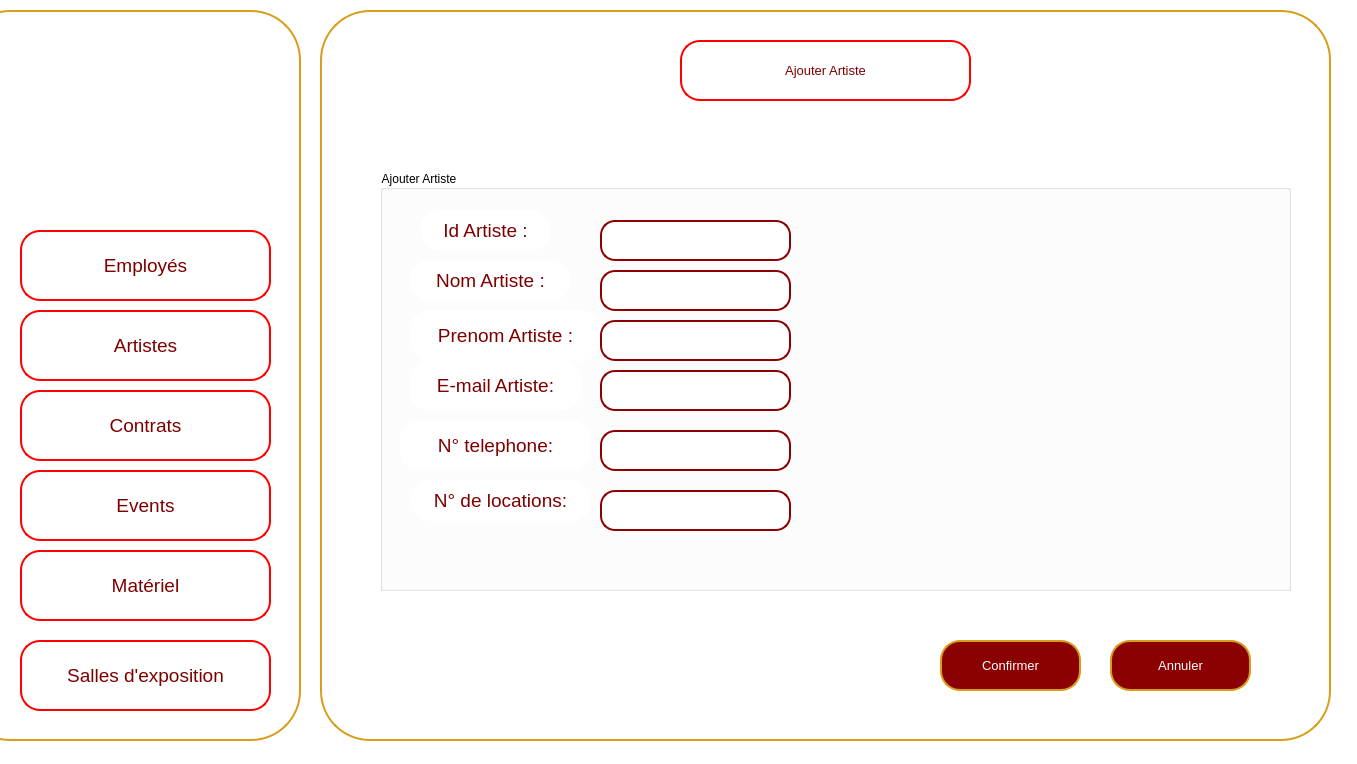
<?xml version="1.0" encoding="UTF-8"?>
<ui version="4.0">
 <class>AjouterArtistes</class>
 <widget class="QMainWindow" name="AjouterArtistes">
  <property name="geometry">
   <rect>
    <x>0</x>
    <y>0</y>
    <width>1357</width>
    <height>764</height>
   </rect>
  </property>
  <property name="windowTitle">
   <string>DarZmen</string>
  </property>
  <property name="windowIcon">
   <iconset resource="src.qrc">
    <normaloff>:/src/logo (2).png</normaloff>:/src/logo (2).png</iconset>
  </property>
  <property name="styleSheet">
   <string notr="true">background-color: rgb(255, 255, 255);</string>
  </property>
  <widget class="QWidget" name="centralwidget">
   <widget class="QWidget" name="widget_2" native="true">
    <property name="geometry">
     <rect>
      <x>320</x>
      <y>10</y>
      <width>1011</width>
      <height>731</height>
     </rect>
    </property>
    <property name="font">
     <font>
      <pointsize>10</pointsize>
     </font>
    </property>
    <property name="styleSheet">
     <string notr="true">background-color: rgb(255, 255, 255);</string>
    </property>
    <widget class="QPushButton" name="pushButton_34">
     <property name="geometry">
      <rect>
       <x>0</x>
       <y>0</y>
       <width>1011</width>
       <height>731</height>
      </rect>
     </property>
     <property name="styleSheet">
      <string notr="true">/*QPushButton {
    background-color: white;
    color: darkred;
    border: 2px solid darkred;
    border-radius: 50px; 
    padding: 10px; 
}*/
QPushButton {
    background-color: white;
    color: darkred;
    border: 2px solid rgb(215, 157, 27);
    border-radius: 50px;
    padding: 10px; 
}</string>
     </property>
     <property name="text">
      <string/>
     </property>
    </widget>
    <widget class="QPushButton" name="pushButton_23">
     <property name="geometry">
      <rect>
       <x>620</x>
       <y>630</y>
       <width>141</width>
       <height>51</height>
      </rect>
     </property>
     <property name="font">
      <font>
       <pointsize>10</pointsize>
      </font>
     </property>
     <property name="styleSheet">
      <string notr="true">QPushButton {
    background-color: darkred;
    color: white;
    border: 2px solid rgb(215, 157, 27);
    border-radius: 20px; 
    padding: 10px; 
}

QPushButton:hover {
    background-color: rgb(215, 157, 27); 
}

QLineEdit {
    border: 2px solid darkred;
    border-radius: 15px; 
    padding: 5px; 
    color: white;
}

QLineEdit:focus {
    border: 2px solid darkred;
    border-radius: 15px; 
    padding: 5px; 
    color: white;
}
</string>
     </property>
     <property name="text">
      <string>Confirmer</string>
     </property>
    </widget>
    <widget class="QPushButton" name="pushButton_24">
     <property name="geometry">
      <rect>
       <x>790</x>
       <y>630</y>
       <width>141</width>
       <height>51</height>
      </rect>
     </property>
     <property name="font">
      <font>
       <pointsize>10</pointsize>
      </font>
     </property>
     <property name="styleSheet">
      <string notr="true">QPushButton {
    background-color: darkred;
    color: white;
    border: 2px solid rgb(215, 157, 27);
    border-radius: 20px; 
    padding: 10px; 
}

QPushButton:hover {
    background-color: rgb(215, 157, 27); 
}

QLineEdit {
    border: 2px solid darkred;
    border-radius: 15px; 
    padding: 5px; 
    color: white;
}

QLineEdit:focus {
    border: 2px solid darkred;
    border-radius: 15px; 
    padding: 5px; 
    color: white;
}
</string>
     </property>
     <property name="text">
      <string>Annuler</string>
     </property>
    </widget>
    <widget class="QPushButton" name="pushButton_10">
     <property name="geometry">
      <rect>
       <x>360</x>
       <y>30</y>
       <width>291</width>
       <height>61</height>
      </rect>
     </property>
     <property name="font">
      <font>
       <family>MS Shell Dlg 2</family>
       <pointsize>10</pointsize>
       <weight>50</weight>
       <italic>false</italic>
       <bold>false</bold>
      </font>
     </property>
     <property name="styleSheet">
      <string notr="true">QPushButton {
    background-color: white;
    color: rgb(125, 0, 0);
    border: 2px solid rgb(255, 0, 0); 
    border-radius: 20px; 
    padding: 10px; 
    transition: background-color 0.3s, color 0.3s; 
}
QPushButton:hover {
    background-color: rgb(215, 157, 27);
    color: white;
    border: 4px solid rgb(215, 157, 27); 
    outline: none; 
}</string>
     </property>
     <property name="text">
      <string>Ajouter Artiste</string>
     </property>
     <property name="icon">
      <iconset resource="src.qrc">
       <normaloff>:/src/ajoutfinale.png</normaloff>:/src/ajoutfinale.png</iconset>
     </property>
     <property name="iconSize">
      <size>
       <width>100</width>
       <height>50</height>
      </size>
     </property>
    </widget>
    <widget class="QGroupBox" name="groupBox">
     <property name="geometry">
      <rect>
       <x>60</x>
       <y>160</y>
       <width>911</width>
       <height>421</height>
      </rect>
     </property>
     <property name="title">
      <string>Ajouter Artiste</string>
     </property>
     <widget class="QPushButton" name="pushButton_19">
      <property name="geometry">
       <rect>
        <x>30</x>
        <y>190</y>
        <width>171</width>
        <height>51</height>
       </rect>
      </property>
      <property name="font">
       <font>
        <family>MS Shell Dlg 2</family>
        <pointsize>14</pointsize>
        <weight>50</weight>
        <italic>false</italic>
        <bold>false</bold>
       </font>
      </property>
      <property name="styleSheet">
       <string notr="true">QPushButton {
    color: rgb(125, 0, 0); 
    border-radius: 20px; 
    padding: 10px; 
    transition: background-color 0.3s, color 0.3s; 
}
</string>
      </property>
      <property name="text">
       <string>E-mail Artiste:</string>
      </property>
      <property name="icon">
       <iconset>
        <normaloff>../artistes/780575.png</normaloff>../artistes/780575.png</iconset>
      </property>
      <property name="iconSize">
       <size>
        <width>100</width>
        <height>50</height>
       </size>
      </property>
     </widget>
     <widget class="QPushButton" name="pushButton_17">
      <property name="geometry">
       <rect>
        <x>40</x>
        <y>40</y>
        <width>131</width>
        <height>41</height>
       </rect>
      </property>
      <property name="font">
       <font>
        <family>MS Shell Dlg 2</family>
        <pointsize>14</pointsize>
        <weight>50</weight>
        <italic>false</italic>
        <bold>false</bold>
       </font>
      </property>
      <property name="styleSheet">
       <string notr="true">QPushButton {
    color: rgb(125, 0, 0); 
    border-radius: 20px; 
    padding: 10px; 
    transition: background-color 0.3s, color 0.3s; 
}
</string>
      </property>
      <property name="text">
       <string>Id Artiste :</string>
      </property>
      <property name="icon">
       <iconset>
        <normaloff>../artistes/780575.png</normaloff>../artistes/780575.png</iconset>
      </property>
      <property name="iconSize">
       <size>
        <width>100</width>
        <height>50</height>
       </size>
      </property>
     </widget>
     <widget class="QPushButton" name="pushButton_18">
      <property name="geometry">
       <rect>
        <x>30</x>
        <y>90</y>
        <width>161</width>
        <height>41</height>
       </rect>
      </property>
      <property name="font">
       <font>
        <family>MS Shell Dlg 2</family>
        <pointsize>14</pointsize>
        <weight>50</weight>
        <italic>false</italic>
        <bold>false</bold>
       </font>
      </property>
      <property name="styleSheet">
       <string notr="true">QPushButton {
    color: rgb(125, 0, 0); 
    border-radius: 20px; 
    padding: 10px; 
    transition: background-color 0.3s, color 0.3s; 
}
</string>
      </property>
      <property name="text">
       <string>Nom Artiste :</string>
      </property>
      <property name="icon">
       <iconset>
        <normaloff>../artistes/780575.png</normaloff>../artistes/780575.png</iconset>
      </property>
      <property name="iconSize">
       <size>
        <width>100</width>
        <height>50</height>
       </size>
      </property>
     </widget>
     <widget class="QPushButton" name="pushButton_22">
      <property name="geometry">
       <rect>
        <x>30</x>
        <y>310</y>
        <width>181</width>
        <height>41</height>
       </rect>
      </property>
      <property name="font">
       <font>
        <family>MS Shell Dlg 2</family>
        <pointsize>14</pointsize>
        <weight>50</weight>
        <italic>false</italic>
        <bold>false</bold>
       </font>
      </property>
      <property name="styleSheet">
       <string notr="true">QPushButton {
    color: rgb(125, 0, 0); 
    border-radius: 20px; 
    padding: 10px; 
    transition: background-color 0.3s, color 0.3s; 
}
</string>
      </property>
      <property name="text">
       <string>N° de locations:</string>
      </property>
      <property name="icon">
       <iconset>
        <normaloff>../artistes/780575.png</normaloff>../artistes/780575.png</iconset>
      </property>
      <property name="iconSize">
       <size>
        <width>100</width>
        <height>50</height>
       </size>
      </property>
     </widget>
     <widget class="QPushButton" name="pushButton_20">
      <property name="geometry">
       <rect>
        <x>30</x>
        <y>140</y>
        <width>191</width>
        <height>51</height>
       </rect>
      </property>
      <property name="font">
       <font>
        <family>MS Shell Dlg 2</family>
        <pointsize>14</pointsize>
        <weight>50</weight>
        <italic>false</italic>
        <bold>false</bold>
       </font>
      </property>
      <property name="styleSheet">
       <string notr="true">QPushButton {
    color: rgb(125, 0, 0); 
    border-radius: 20px; 
    padding: 10px; 
    transition: background-color 0.3s, color 0.3s; 
}
</string>
      </property>
      <property name="text">
       <string>Prenom Artiste :</string>
      </property>
      <property name="icon">
       <iconset>
        <normaloff>../artistes/780575.png</normaloff>../artistes/780575.png</iconset>
      </property>
      <property name="iconSize">
       <size>
        <width>100</width>
        <height>50</height>
       </size>
      </property>
     </widget>
     <widget class="QPushButton" name="pushButton_21">
      <property name="geometry">
       <rect>
        <x>20</x>
        <y>250</y>
        <width>191</width>
        <height>51</height>
       </rect>
      </property>
      <property name="font">
       <font>
        <family>MS Shell Dlg 2</family>
        <pointsize>14</pointsize>
        <weight>50</weight>
        <italic>false</italic>
        <bold>false</bold>
       </font>
      </property>
      <property name="styleSheet">
       <string notr="true">QPushButton {
    color: rgb(125, 0, 0); 
    border-radius: 20px; 
    padding: 10px; 
    transition: background-color 0.3s, color 0.3s; 
}
</string>
      </property>
      <property name="text">
       <string>N° telephone:</string>
      </property>
      <property name="icon">
       <iconset>
        <normaloff>../artistes/780575.png</normaloff>../artistes/780575.png</iconset>
      </property>
      <property name="iconSize">
       <size>
        <width>100</width>
        <height>50</height>
       </size>
      </property>
     </widget>
     <widget class="QLineEdit" name="lineEdit_10">
      <property name="geometry">
       <rect>
        <x>220</x>
        <y>50</y>
        <width>191</width>
        <height>41</height>
       </rect>
      </property>
      <property name="styleSheet">
       <string notr="true">QLineEdit {
    border: 2px solid darkred;
    border-radius: 15px; /* Make it larger for a circular shape */
    padding: 5px; /* Adjust as needed */
    color: grey;
}

QLineEdit:focus {
    border: 2px solid darkred;
    border-radius: 15px; /* Make it larger for a circular shape */
    padding: 5px; /* Adjust as needed */
    color: grey;
}</string>
      </property>
      <property name="text">
       <string/>
      </property>
     </widget>
     <widget class="QLineEdit" name="lineEdit_11">
      <property name="geometry">
       <rect>
        <x>220</x>
        <y>100</y>
        <width>191</width>
        <height>41</height>
       </rect>
      </property>
      <property name="styleSheet">
       <string notr="true">QLineEdit {
    border: 2px solid darkred;
    border-radius: 15px; /* Make it larger for a circular shape */
    padding: 5px; /* Adjust as needed */
    color: grey;
}

QLineEdit:focus {
    border: 2px solid darkred;
    border-radius: 15px; /* Make it larger for a circular shape */
    padding: 5px; /* Adjust as needed */
    color: grey;
}</string>
      </property>
      <property name="text">
       <string/>
      </property>
     </widget>
     <widget class="QLineEdit" name="lineEdit_12">
      <property name="geometry">
       <rect>
        <x>220</x>
        <y>150</y>
        <width>191</width>
        <height>41</height>
       </rect>
      </property>
      <property name="styleSheet">
       <string notr="true">QLineEdit {
    border: 2px solid darkred;
    border-radius: 15px; /* Make it larger for a circular shape */
    padding: 5px; /* Adjust as needed */
    color: grey;
}

QLineEdit:focus {
    border: 2px solid darkred;
    border-radius: 15px; /* Make it larger for a circular shape */
    padding: 5px; /* Adjust as needed */
    color: grey;
}</string>
      </property>
      <property name="text">
       <string/>
      </property>
     </widget>
     <widget class="QLineEdit" name="lineEdit_13">
      <property name="geometry">
       <rect>
        <x>220</x>
        <y>200</y>
        <width>191</width>
        <height>41</height>
       </rect>
      </property>
      <property name="styleSheet">
       <string notr="true">QLineEdit {
    border: 2px solid darkred;
    border-radius: 15px; /* Make it larger for a circular shape */
    padding: 5px; /* Adjust as needed */
    color: grey;
}

QLineEdit:focus {
    border: 2px solid darkred;
    border-radius: 15px; /* Make it larger for a circular shape */
    padding: 5px; /* Adjust as needed */
    color: grey;
}</string>
      </property>
      <property name="text">
       <string/>
      </property>
     </widget>
     <widget class="QLineEdit" name="lineEdit_14">
      <property name="geometry">
       <rect>
        <x>220</x>
        <y>260</y>
        <width>191</width>
        <height>41</height>
       </rect>
      </property>
      <property name="styleSheet">
       <string notr="true">QLineEdit {
    border: 2px solid darkred;
    border-radius: 15px; /* Make it larger for a circular shape */
    padding: 5px; /* Adjust as needed */
    color: grey;
}

QLineEdit:focus {
    border: 2px solid darkred;
    border-radius: 15px; /* Make it larger for a circular shape */
    padding: 5px; /* Adjust as needed */
    color: grey;
}</string>
      </property>
      <property name="text">
       <string/>
      </property>
     </widget>
     <widget class="QLineEdit" name="lineEdit_15">
      <property name="geometry">
       <rect>
        <x>220</x>
        <y>320</y>
        <width>191</width>
        <height>41</height>
       </rect>
      </property>
      <property name="styleSheet">
       <string notr="true">QLineEdit {
    border: 2px solid darkred;
    border-radius: 15px; /* Make it larger for a circular shape */
    padding: 5px; /* Adjust as needed */
    color: grey;
}

QLineEdit:focus {
    border: 2px solid darkred;
    border-radius: 15px; /* Make it larger for a circular shape */
    padding: 5px; /* Adjust as needed */
    color: grey;
}</string>
      </property>
      <property name="text">
       <string/>
      </property>
     </widget>
    </widget>
   </widget>
   <widget class="QWidget" name="Menu_widget" native="true">
    <property name="geometry">
     <rect>
      <x>0</x>
      <y>10</y>
      <width>301</width>
      <height>731</height>
     </rect>
    </property>
    <property name="cursor">
     <cursorShape>ArrowCursor</cursorShape>
    </property>
    <property name="styleSheet">
     <string notr="true">background-color: rgb(255, 255, 255);</string>
    </property>
    <widget class="QPushButton" name="border1">
     <property name="geometry">
      <rect>
       <x>-40</x>
       <y>0</y>
       <width>341</width>
       <height>731</height>
      </rect>
     </property>
     <property name="styleSheet">
      <string notr="true">/*QPushButton {
    background-color: white;
    color: darkred;
    border: 2px solid darkred;
    border-radius: 50px; 
    padding: 10px; 
}*/
QPushButton {
    background-color: white;
    color: darkred;
    border: 2px solid rgb(215, 157, 27);
    border-radius: 50px;
    padding: 10px; 
}
</string>
     </property>
     <property name="text">
      <string/>
     </property>
    </widget>
    <widget class="QLabel" name="logo">
     <property name="geometry">
      <rect>
       <x>40</x>
       <y>20</y>
       <width>221</width>
       <height>181</height>
      </rect>
     </property>
     <property name="text">
      <string/>
     </property>
     <property name="pixmap">
      <pixmap resource="src.qrc">:/src/logo (2).png</pixmap>
     </property>
    </widget>
    <widget class="QPushButton" name="matariel">
     <property name="geometry">
      <rect>
       <x>20</x>
       <y>540</y>
       <width>251</width>
       <height>71</height>
      </rect>
     </property>
     <property name="font">
      <font>
       <family>MS Shell Dlg 2</family>
       <pointsize>14</pointsize>
       <weight>50</weight>
       <italic>false</italic>
       <bold>false</bold>
      </font>
     </property>
     <property name="styleSheet">
      <string notr="true">QPushButton {
    background-color: white;
    color: rgb(125, 0, 0);
    border: 2px solid rgb(255, 0, 0); 
    border-radius: 20px; 
    padding: 10px; 
    transition: background-color 0.3s, color 0.3s; 
}
QPushButton:hover {
    background-color: rgb(215, 157, 27);
    color: white;
    border: 4px solid rgb(215, 157, 27); 
    outline: none; 
}</string>
     </property>
     <property name="text">
      <string>Matériel</string>
     </property>
     <property name="icon">
      <iconset>
       <normaloff>../../780575.png</normaloff>../../780575.png</iconset>
     </property>
     <property name="iconSize">
      <size>
       <width>100</width>
       <height>50</height>
      </size>
     </property>
    </widget>
    <widget class="QPushButton" name="salles">
     <property name="geometry">
      <rect>
       <x>20</x>
       <y>630</y>
       <width>251</width>
       <height>71</height>
      </rect>
     </property>
     <property name="font">
      <font>
       <family>MS Shell Dlg 2</family>
       <pointsize>14</pointsize>
       <weight>50</weight>
       <italic>false</italic>
       <bold>false</bold>
      </font>
     </property>
     <property name="styleSheet">
      <string notr="true">QPushButton {
    background-color: white;
    color: rgb(125, 0, 0);
    border: 2px solid rgb(255, 0, 0); 
    border-radius: 20px; 
    padding: 10px; 
    transition: background-color 0.3s, color 0.3s; 
}
QPushButton:hover {
    background-color: rgb(215, 157, 27);
    color: white;
    border: 4px solid rgb(215, 157, 27); 
    outline: none; 
}</string>
     </property>
     <property name="text">
      <string>Salles d'exposition</string>
     </property>
     <property name="icon">
      <iconset>
       <normaloff>../../780575.png</normaloff>../../780575.png</iconset>
     </property>
     <property name="iconSize">
      <size>
       <width>100</width>
       <height>50</height>
      </size>
     </property>
    </widget>
    <widget class="QPushButton" name="employes">
     <property name="geometry">
      <rect>
       <x>20</x>
       <y>220</y>
       <width>251</width>
       <height>71</height>
      </rect>
     </property>
     <property name="font">
      <font>
       <family>MS Shell Dlg 2</family>
       <pointsize>14</pointsize>
       <weight>50</weight>
       <italic>false</italic>
       <bold>false</bold>
      </font>
     </property>
     <property name="styleSheet">
      <string notr="true">QPushButton {
    background-color: white;
    color: rgb(125, 0, 0);
    border: 2px solid rgb(255, 0, 0); 
    border-radius: 20px; 
    padding: 10px; 
    transition: background-color 0.3s, color 0.3s; 
}
QPushButton:hover {
    background-color: rgb(215, 157, 27);
    color: white;
    border: 4px solid rgb(215, 157, 27); 
    outline: none; 
}</string>
     </property>
     <property name="text">
      <string>Employés</string>
     </property>
     <property name="icon">
      <iconset>
       <normaloff>../../780575.png</normaloff>../../780575.png</iconset>
     </property>
     <property name="iconSize">
      <size>
       <width>100</width>
       <height>50</height>
      </size>
     </property>
    </widget>
    <widget class="QPushButton" name="artistes">
     <property name="geometry">
      <rect>
       <x>20</x>
       <y>300</y>
       <width>251</width>
       <height>71</height>
      </rect>
     </property>
     <property name="font">
      <font>
       <family>MS Shell Dlg 2</family>
       <pointsize>14</pointsize>
       <weight>50</weight>
       <italic>false</italic>
       <bold>false</bold>
      </font>
     </property>
     <property name="styleSheet">
      <string notr="true">QPushButton {
    background-color: white;
    color: rgb(125, 0, 0);
    border: 2px solid rgb(255, 0, 0); 
    border-radius: 20px; 
    padding: 10px; 
    transition: background-color 0.3s, color 0.3s; 
}
QPushButton:hover {
    background-color: rgb(215, 157, 27);
    color: white;
    border: 4px solid rgb(215, 157, 27); 
    outline: none; 
}</string>
     </property>
     <property name="text">
      <string>Artistes</string>
     </property>
     <property name="icon">
      <iconset>
       <normaloff>../../780575.png</normaloff>../../780575.png</iconset>
     </property>
     <property name="iconSize">
      <size>
       <width>100</width>
       <height>50</height>
      </size>
     </property>
    </widget>
    <widget class="QPushButton" name="events">
     <property name="geometry">
      <rect>
       <x>20</x>
       <y>460</y>
       <width>251</width>
       <height>71</height>
      </rect>
     </property>
     <property name="font">
      <font>
       <family>MS Shell Dlg 2</family>
       <pointsize>14</pointsize>
       <weight>50</weight>
       <italic>false</italic>
       <bold>false</bold>
      </font>
     </property>
     <property name="styleSheet">
      <string notr="true">QPushButton {
    background-color: white;
    color: rgb(125, 0, 0);
    border: 2px solid rgb(255, 0, 0); 
    border-radius: 20px; 
    padding: 10px; 
    transition: background-color 0.3s, color 0.3s; 
}
QPushButton:hover {
    background-color: rgb(215, 157, 27);
    color: white;
    border: 4px solid rgb(215, 157, 27); 
    outline: none; 
}</string>
     </property>
     <property name="text">
      <string>Events</string>
     </property>
     <property name="icon">
      <iconset>
       <normaloff>../../780575.png</normaloff>../../780575.png</iconset>
     </property>
     <property name="iconSize">
      <size>
       <width>100</width>
       <height>50</height>
      </size>
     </property>
    </widget>
    <widget class="QPushButton" name="contrats">
     <property name="geometry">
      <rect>
       <x>20</x>
       <y>380</y>
       <width>251</width>
       <height>71</height>
      </rect>
     </property>
     <property name="font">
      <font>
       <family>MS Shell Dlg 2</family>
       <pointsize>14</pointsize>
       <weight>50</weight>
       <italic>false</italic>
       <bold>false</bold>
      </font>
     </property>
     <property name="styleSheet">
      <string notr="true">QPushButton {
    background-color: white;
    color: rgb(125, 0, 0);
    border: 2px solid rgb(255, 0, 0); 
    border-radius: 20px; 
    padding: 10px; 
    transition: background-color 0.3s, color 0.3s; 
}
QPushButton:hover {
    background-color: rgb(215, 157, 27);
    color: white;
    border: 4px solid rgb(215, 157, 27); 
    outline: none; 
}</string>
     </property>
     <property name="text">
      <string>Contrats</string>
     </property>
     <property name="icon">
      <iconset>
       <normaloff>../../780575.png</normaloff>../../780575.png</iconset>
     </property>
     <property name="iconSize">
      <size>
       <width>100</width>
       <height>50</height>
      </size>
     </property>
    </widget>
   </widget>
  </widget>
 </widget>
 <resources>
  <include location="src.qrc"/>
 </resources>
 <connections/>
</ui>
